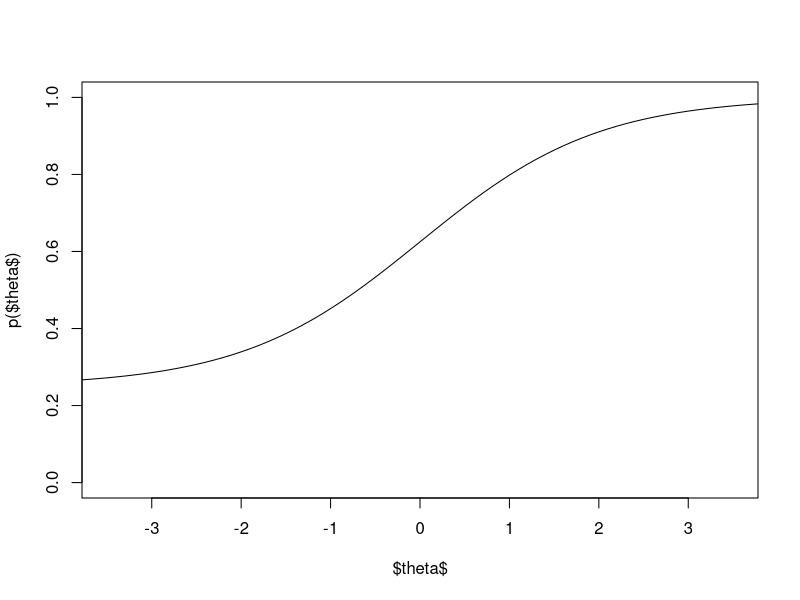
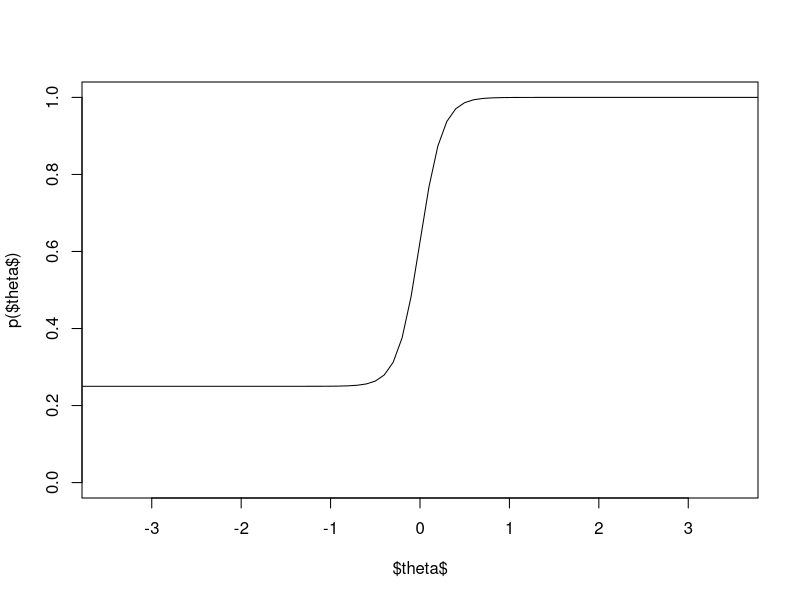
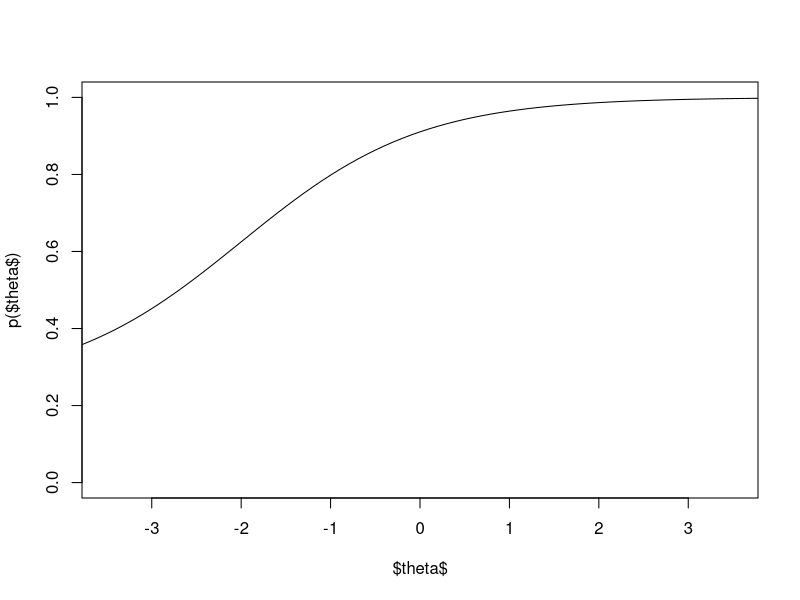
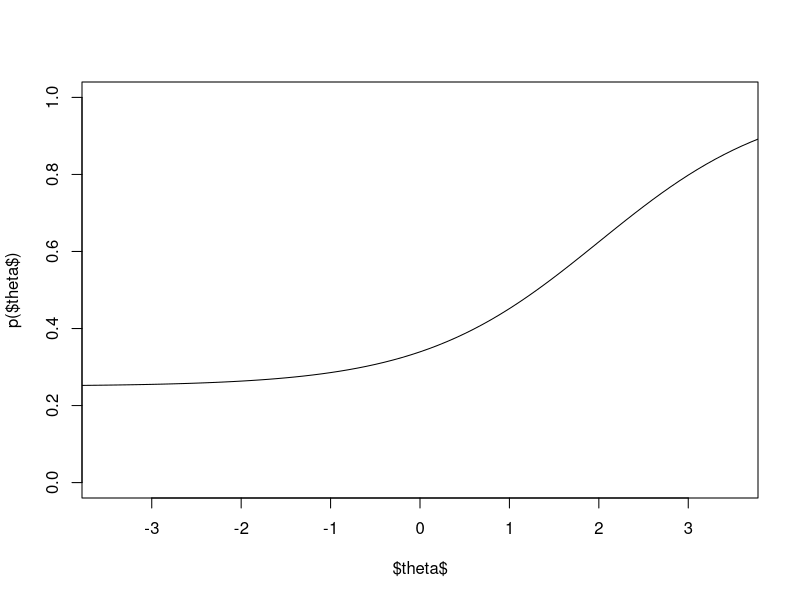

The R script that drew these images, in order:
## ---- chunk 1
knitr::opts_chunk$set(echo = TRUE)
## ---- chunk 2

icc_curve <- function(a, b, c, theta){
  return(c + ((1 - c)/(1 + exp(-a * (theta - b)))))
}
x <- seq(-4, 4, by=0.1)
y <- mapply(icc_curve, 1, 0, 0.25, x)
plot(x, y, ylim = c(0, 1), type='l', xlim=c(-3.5, 3.5), xlab = "$theta$", ylab="p($theta$)")
## ---- chunk 3

y <- mapply(icc_curve, 8, 0, 0.25, x)
plot(x, y, ylim = c(0, 1), xlim=c(-3.5, 3.5), type='l', xlab = "$theta$", ylab="p($theta$)")
## ---- chunk 4

y <- mapply(icc_curve, 1, -2, 0.25, x)
plot(x, y, ylim = c(0, 1), xlim=c(-3.5, 3.5), type='l', xlab = "$theta$", ylab="p($theta$)")

## ---- chunk 5
y <- mapply(icc_curve, 1, 2, 0.25, x)
plot(x, y, ylim = c(0, 1), xlim=c(-3.5, 3.5), type='l', xlab = "$theta$", ylab="p($theta$)")
